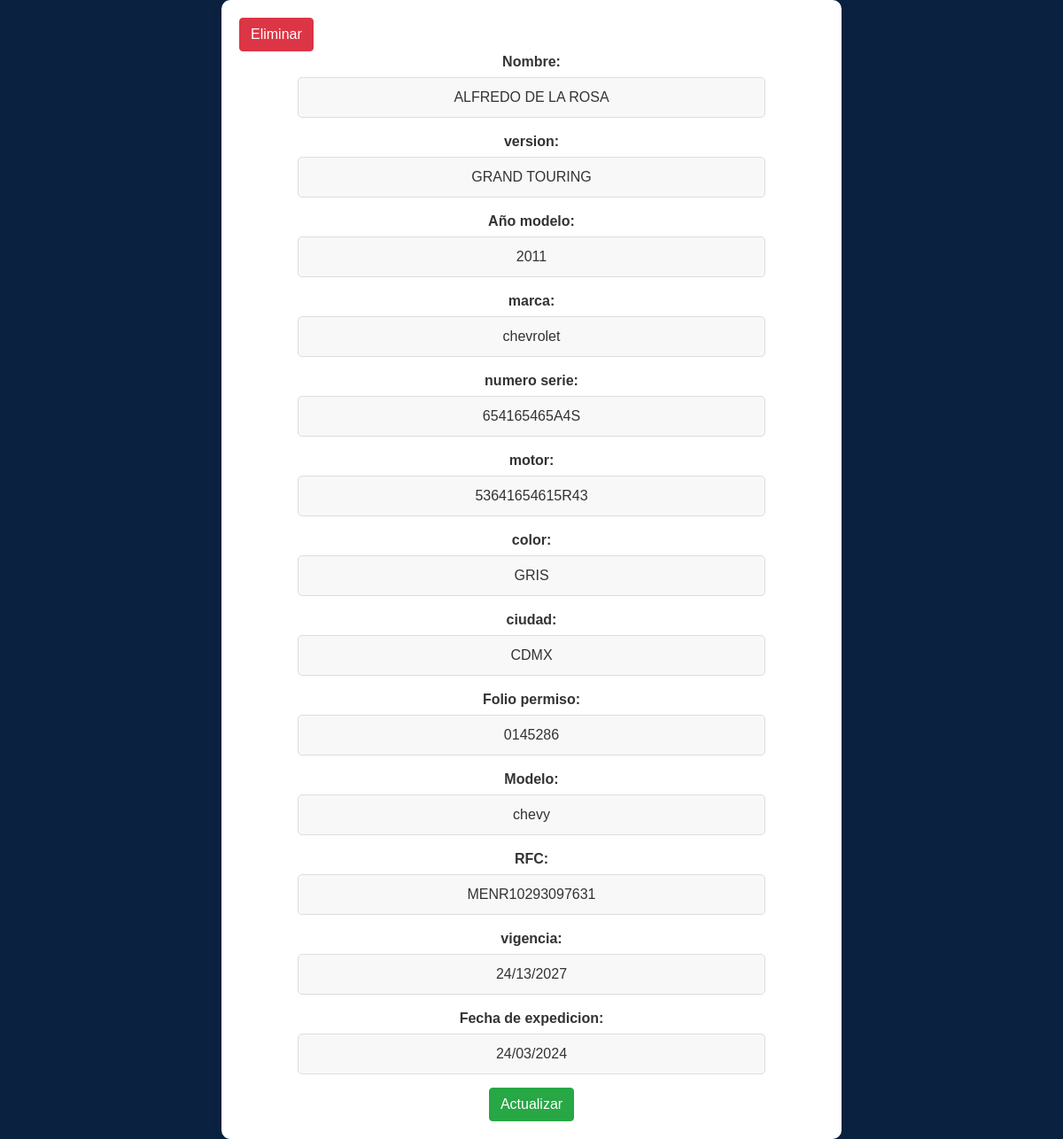
/updpermiso.php?id=3, run on the app's committed database.
### tables this page shows
CREATE TABLE `creapermiso` (
  `id` int(10) NOT NULL,
  `propietario` varchar(50) NOT NULL,
  `usuario` varchar(30) NOT NULL,
  `version` varchar(50) DEFAULT NULL,
  `anomodelo` varchar(50) DEFAULT NULL,
  `marca` varchar(30) DEFAULT NULL,
  `numserie` varchar(30) DEFAULT NULL,
  `modelo` varchar(30) DEFAULT NULL,
  `motor` varchar(30) DEFAULT NULL,
  `color` varchar(20) DEFAULT NULL,
  `ciudad` varchar(30) DEFAULT NULL,
  `vigencia` varchar(12) DEFAULT NULL,
  `Foliopermi` varchar(50) DEFAULT NULL,
  `rfc` varchar(17) NOT NULL,
  `fecha_expedicion` varchar(15) DEFAULT NULL
);

### updpermiso.php (the view, shortened to what this page needs)
<?php
include("configuracion.php");
$validar = !empty($_POST['validar']) ? $_POST['validar'] : (!empty($_GET['validar']) ? $_GET['validar'] : NULL);
if($validar=="true")
$Foliopermi = !empty($_POST['Foliopermi']) ? $_POST['Foliopermi'] : (!empty($_GET['Foliopermi']) ? $_GET['Foliopermi'] : $_GET['Foliopermi']);
else
$id = !empty($_POST['id']) ? $_POST['id'] : (!empty($_GET['id']) ? $_GET['id'] : $_GET['id']);
?><!DOCTYPE html>
<html lang="es">
<head>
<link rel="stylesheet" href="https://cdn.jsdelivr.net/npm/bootstrap@4.4.1/dist/css/bootstrap.min.css">
</head>
<body>
    <div class="container">
        <?php
        if($validar=="true")
        $sql = "SELECT * FROM creapermiso  WHERE Foliopermi = '$Foliopermi'";
        else
        $sql = "SELECT * FROM creapermiso  WHERE id = '$id'";
        $resultado = $link->query($sql);
        if ($resultado->num_rows > 0) {
            while ($fila = $resultado->fetch_assoc()) {
                echo "<form method='post' action='".$_SERVER["PHP_SELF"]."'>";
                echo "<input type='submit' class='btn btn-danger' name='eliminar' value='Eliminar'>";
                echo "</form>";
                echo "<center><div>";
                echo "<form method='post' action='".$_SERVER["PHP_SELF"]."' enctype='multipart/form-data'>";
                echo "<span class='labelest'>Nombre:</span>";
                echo "<input type='text' name='propietario' class='estiloinputs' value='" . $fila['propietario'] . "' required><br>";
                echo "<span class='labelest'>version:</span>";
                echo "<input type='text' name='version' class='estiloinputs' value='" . $fila['version'] . "' required><br>";
                echo "<span class='labelest'>Año modelo:</span>";
                echo "<input type='text' name='anomodelo' class='estiloinputs' value='" . $fila['anomodelo'] . "' required><br>";
                echo "<span class='labelest'>marca:</span>";
                echo "<input type='text' name='marca' class='estiloinputs' value='" . $fila['marca'] . "' required><br>";
                echo "<span class='labelest'>numero serie:</span>";
                echo "<input type='text' name='numserie' class='estiloinputs' value='" . $fila['numserie'] . "' required><br>";
                echo "<span class='labelest'>motor:</span>";
                echo "<input type='text' name='motor' class='estiloinputs' value='" . $fila['motor'] . "' required><br>";
                echo "<span class='labelest'>color:</span>";
                echo "<input type='text' name='color' class='estiloinputs' value='" . $fila['color'] . "' ><br>";
                echo "<span class='labelest'>ciudad:</span>";
                echo "<input type='text' name='ciudad' class='estiloinputs' value='" . $fila['ciudad'] . "' ><br>";
                echo "<span class='labelest'>Folio permiso:</span>";
                echo "<input type='text' name='Foliopermi' class='estiloinputs' value='" . $fila['Foliopermi'] . "' ><br>";
                echo "<span class='labelest'>Modelo:</span>";
                echo "<input type='text' name='modelo' class='estiloinputs' value='" . $fila['modelo'] . "' ><br>";
                echo "<span class='labelest'>RFC:</span>";
                echo "<input type='text' name='rfc' class='estiloinputs' value='" . $fila['rfc'] . "' ><br>";
                echo "<span class='labelest'>vigencia:</span>";
                echo "<input type='text' name='vigencia' class='estiloinputs' value='" . $fila['vigencia'] . "' required><br>";
                echo "<span class='labelest'>Fecha de expedicion:</span>";
                echo "<input type='text' name='fecha_expedicion' class='estiloinputs' value='" . $fila['fecha_expedicion'] . "' required><br>";
                echo "<input type='submit' class='btn btn-success' name='actualizar' value='Actualizar'>";
                echo "</form>";
                echo "</div>";
            }
        } else {
            echo "No se encontraron Visas Registradas.";
        }
        ?>
    </div>
</body>
</html>

### updpermiso.php (style rules this page uses)
body { background-color: #0A2240; font-family: Arial, sans-serif; margin: 0; padding: 0; display: flex; justify-content: center; align-items: center; height: 100%; }
.container { background-color: #fff; border-radius: 10px; padding: 20px; box-shadow: 0px 0px 10px 0px rgba(0,0,0,0.1); max-width: 700px; width: 100%; }
.labelest { font-size: 16px; font-weight: bold; color: #333; margin-bottom: 5px; display: block; }
.estiloinputs { background-color: #f8f8f8; border: 1px solid #ddd; border-radius: 5px; padding: 10px; font-size: 16px; color: #333; width:80%; margin-bottom: 15px; text-align: center; }

### data on the page
creapermiso: propietario "ALFREDO DE LA ROSA", version "GRAND TOURING", anomodelo "2011", marca "chevrolet", numserie "654165465A4S", motor "53641654615R43", color "GRIS", ciudad "CDMX", Foliopermi "0145286", modelo "chevy", rfc "MENR10293097631", vigencia "24/13/2027", fecha_expedicion "24/03/2024"
